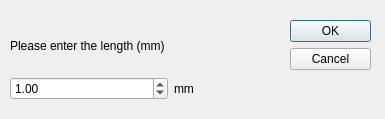
<?xml version="1.0" encoding="UTF-8"?>
<ui version="4.0">
 <class>DialogCalibrateDistance</class>
 <widget class="QDialog" name="DialogCalibrateDistance">
  <property name="windowModality">
   <enum>Qt::ApplicationModal</enum>
  </property>
  <property name="geometry">
   <rect>
    <x>0</x>
    <y>0</y>
    <width>385</width>
    <height>119</height>
   </rect>
  </property>
  <property name="windowTitle">
   <string>Distance calibration</string>
  </property>
  <widget class="QDialogButtonBox" name="calibrateDistanceButtonOK">
   <property name="geometry">
    <rect>
     <x>290</x>
     <y>20</y>
     <width>81</width>
     <height>241</height>
    </rect>
   </property>
   <property name="orientation">
    <enum>Qt::Vertical</enum>
   </property>
   <property name="standardButtons">
    <set>QDialogButtonBox::Cancel|QDialogButtonBox::Ok</set>
   </property>
  </widget>
  <widget class="QWidget" name="gridLayoutWidget">
   <property name="geometry">
    <rect>
     <x>10</x>
     <y>20</y>
     <width>269</width>
     <height>80</height>
    </rect>
   </property>
   <layout class="QGridLayout" name="gridLayout">
    <item row="1" column="1">
     <widget class="QLabel" name="label_2">
      <property name="text">
       <string>mm</string>
      </property>
     </widget>
    </item>
    <item row="1" column="0">
     <widget class="QDoubleSpinBox" name="calibrateDistanceSpinBox">
      <property name="value">
       <double>1.000000000000000</double>
      </property>
     </widget>
    </item>
    <item row="0" column="0">
     <widget class="QLabel" name="calibrateDistanceLabel">
      <property name="autoFillBackground">
       <bool>true</bool>
      </property>
      <property name="text">
       <string>Please enter the length (mm) </string>
      </property>
     </widget>
    </item>
   </layout>
  </widget>
 </widget>
 <resources/>
 <connections>
  <connection>
   <sender>calibrateDistanceButtonOK</sender>
   <signal>accepted()</signal>
   <receiver>DialogCalibrateDistance</receiver>
   <slot>accept()</slot>
   <hints>
    <hint type="sourcelabel">
     <x>248</x>
     <y>254</y>
    </hint>
    <hint type="destinationlabel">
     <x>157</x>
     <y>274</y>
    </hint>
   </hints>
  </connection>
  <connection>
   <sender>calibrateDistanceButtonOK</sender>
   <signal>rejected()</signal>
   <receiver>DialogCalibrateDistance</receiver>
   <slot>reject()</slot>
   <hints>
    <hint type="sourcelabel">
     <x>316</x>
     <y>260</y>
    </hint>
    <hint type="destinationlabel">
     <x>286</x>
     <y>274</y>
    </hint>
   </hints>
  </connection>
 </connections>
</ui>
